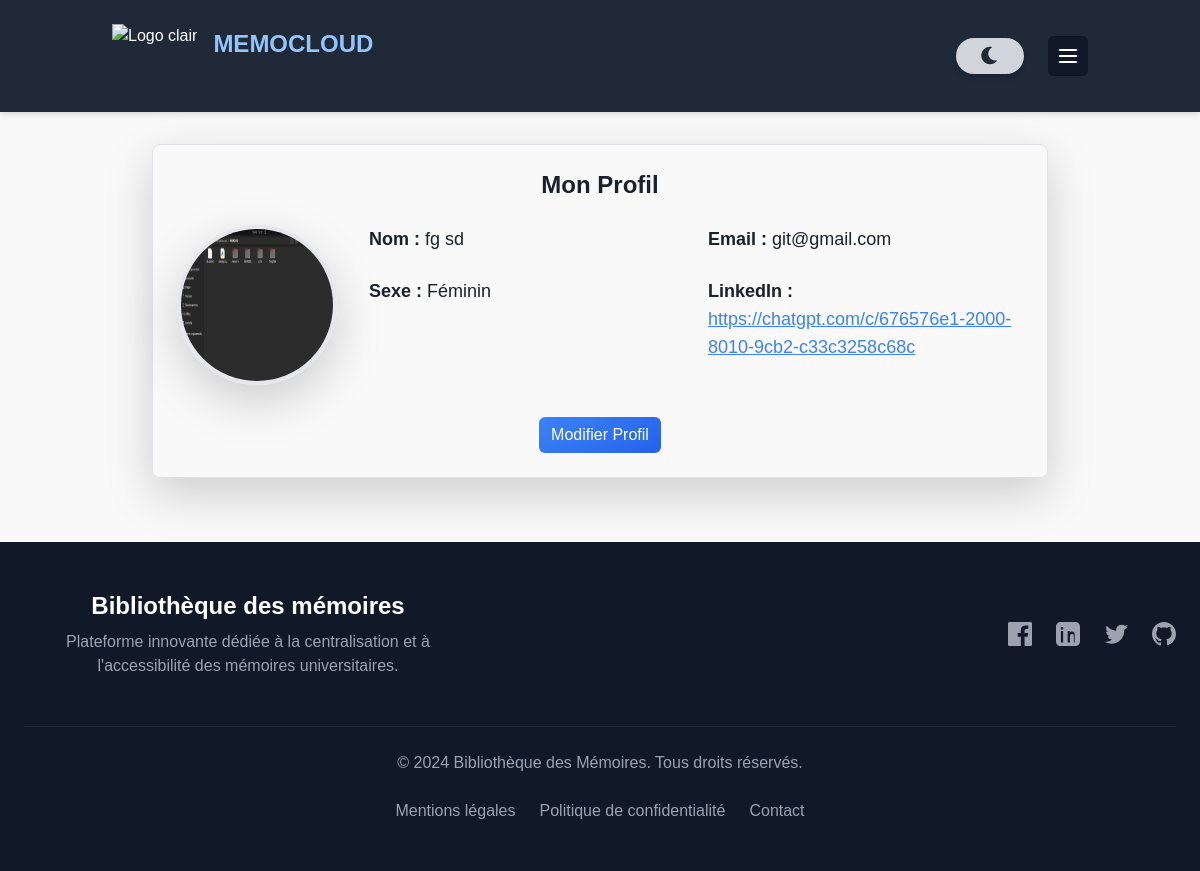
/profil (signed in), run on the app's committed database.
### memoire/models.py (models this page shows, shortened)
class UserProfile(models.Model):
    SEXE_CHOICES = [
        ('M', 'Masculin'),
        ('F', 'Féminin'),
        ('A', 'Autre'),
    ]
    TYPE_CHOICES = [
        ('standard', 'Standard'),
        ('admin', 'Administrateur'),
        ('superadmin', 'Super Administrateur'),
        ('bigboss', 'BIGBOSS'),
    ]
    nom = models.CharField(max_length=100)
    prenom = models.CharField(max_length=100)
    sexe = models.CharField(max_length=1, choices=SEXE_CHOICES)
    email = models.EmailField(unique=True)
    type = models.CharField(max_length=10, choices=TYPE_CHOICES, default='standard')
    realisation_linkedin = models.URLField(max_length=200, blank=True, null=True)
    photo_profil = models.ImageField(upload_to='photos_profil/', blank=True, null=True)
    password = models.CharField(max_length=128)
    universites = models.ManyToManyField('University', related_name='utilisateurs', blank=True)

### memoire/views.py (the view)
# urls.py: path('profil',  profil,name="profil"),
def profil(request):
    try:
        idp = request.session["user_id"]
        user = UserProfile.objects.get(id=idp)
    except:
        return redirect("logout")
    try:
        university_id = request.session["uni_id"]
        useruni = UserUniversity.objects.get(university_id=university_id, user=user)
    except:
        return render(request, "profil.html", {"user": user})
    return render(
        request,
        "profil.html",
        {"useruni": useruni, "university_id": request.session["uni_id"]},
    )

### Template/profil.html (shortened to what this page needs)
{% extends "base.html" %}
{% load static %}
{% block content %}
<div class="p-6 mb-4 border border-gray-700 dark:border-gray-600 rounded-lg shadow-lg transition max-w-4xl mx-auto mt-8">
    <h2 class="text-2xl font-bold mb-6 text-center">Mon Profil</h2>
    {% if useruni %}
     <div class="flex flex-col md:flex-row items-center md:items-start space-y-6 md:space-y-0 md:space-x-8">
        {% if useruni.user.photo_profil %}
        <div class="flex-shrink-0">
            <img src="{{ useruni.user.photo_profil.url }}" alt="Avatar"
                 class="w-32 h-32 md:w-40 md:h-40 rounded-full border-4 border-gray-200 dark:border-gray-700 shadow-lg">
        </div>
        {% else %}
            <img src="{% static 'user.jpg' %}" alt="Avatar"
                 class="w-32 h-32 md:w-40 md:h-40 rounded-full border-4 border-gray-200 dark:border-gray-700 shadow-lg">
                </div>
            {% endif %}
        <div class="flex-grow">
            <div class="grid grid-cols-1 sm:grid-cols-2 gap-4">
                <div>
                    <p class="text-lg font-medium"><strong>Nom :</strong> {{ useruni.user.nom }} {{ useruni.user.prenom }}</p>
                </div>
                <div>
                    <p class="text-lg font-medium"><strong>Email :</strong> {{ useruni.user.email }}</p>
                </div>
                <div>
                    <p class="text-lg font-medium"><strong>Sexe :</strong> {{ useruni.user.get_sexe_display }}</p>
                </div>
                <div>
                    <p class="text-lg font-medium"><strong>Type :</strong> {{ useruni.role }}</p>
                </div>
                <div>
                    {% if  useruni.user.realisation_linkedin %}
                    <p class="text-lg font-medium"><strong>LinkedIn :</strong>
                        <a href="{{ user.realisation_linkedin }}" target="_blank" class="text-blue-500 underline">
                            {{ useruni.user.realisation_linkedin }}
                        </a>
                    </p>
                    {% else %}
                    {% endif %}
                </div>
            </div>
        </div>
    </div>
    {% else %}
    <div class="flex flex-col md:flex-row items-center md:items-start space-y-6 md:space-y-0 md:space-x-8">
        {% if user.photo_profil %}
        <div class="flex-shrink-0">
            <img src="{{user.photo_profil.url }}" alt="Avatar"
            class="w-32 h-32 md:w-40 md:h-40 rounded-full border-4 border-gray-200 dark:border-gray-700 shadow-lg">
             </div>
            {% else %}
            <div class="flex-shrink-0">
            <img src="{% static 'user.jpg' %}" alt="Avatar"
                 class="w-32 h-32 md:w-40 md:h-40 rounded-full border-4 border-gray-200 dark:border-gray-700 shadow-lg">
                </div>
            {% endif %}
        <div class="flex-grow">
            <div class="grid grid-cols-1 sm:grid-cols-2 gap-4">
                <div>
                    <p class="text-lg font-medium"><strong>Nom :</strong> {{ user.nom }} {{ user.prenom }}</p>
                </div>
                <div>
                    <p class="text-lg font-medium"><strong>Email :</strong> {{ user.email }}</p>
                </div>
                <div>
                    <p class="text-lg font-medium"><strong>Sexe :</strong> {{ user.get_sexe_display }}</p>
                </div>
                <div>
                    {% if  user.realisation_linkedin %}
                    <p class="text-lg font-medium"><strong>LinkedIn :</strong>
                        <a href="{{ user.realisation_linkedin }}" target="_blank" class="text-blue-500 underline">
                            {{ user.realisation_linkedin }}
                        </a>
                    </p>
                    {% endif %}
                </div>
            </div>
        </div>
    </div>
    {% endif %}
    <div class="mt-8 text-center">
        <a href="{% url 'edit_profile' %}"
           class="btn btn-info"
           id="editProfileBtn">
            Modifier Profil
        </a>
    </div>
</div>
{% endblock content %}

### Template/base.html (style rules this page uses)
:root { --bg-primary-light: #f9fafb; --bg-secondary-light: #ffffff; --text-primary-light: #1a202c; --text-secondary-light: #4a5568; --accent-primary-light: #4299e1; --bg-primary-dark: #0a192f; --bg-secondary-dark: #112240; --text-primary-dark: #e6f1ff; --text-secondary-dark: #8892b0; --accent-primary-dark: #64ffda; }
body { background-color: #f4f6f9; }
body { font-family: 'Space Grotesk', sans-serif; background-color: var(--bg-primary-light); color: var(--text-primary-light); transition: all 0.3s ease-in-out; }
body { font-family: Arial, sans-serif; background-color: #f9f9f9; }
.btn-info { background: linear-gradient(145deg, #3b82f6, #2563eb); border: none; color: white; transition: all 0.3s ease; }

### data on the page
UserProfile: photo_profil (picture), nom "fg", prenom "sd", email "git@gmail.com", sexe "Féminin", realisation_linkedin "https://chatgpt.com/c/676576e1-2000-8010-9cb2-c33c3258c68c"
